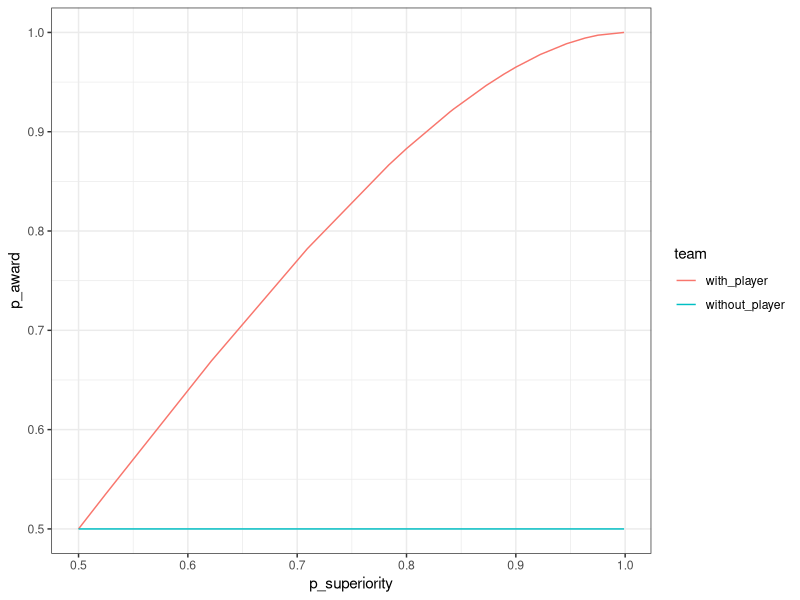
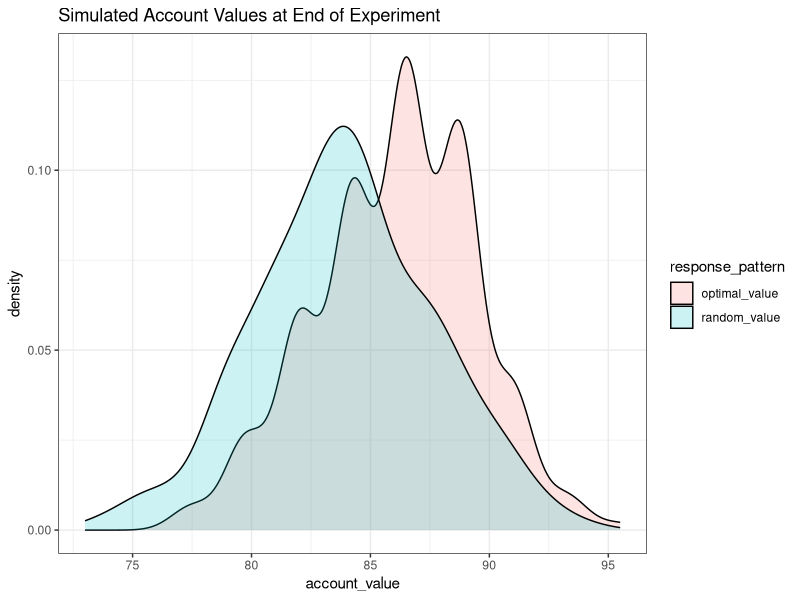
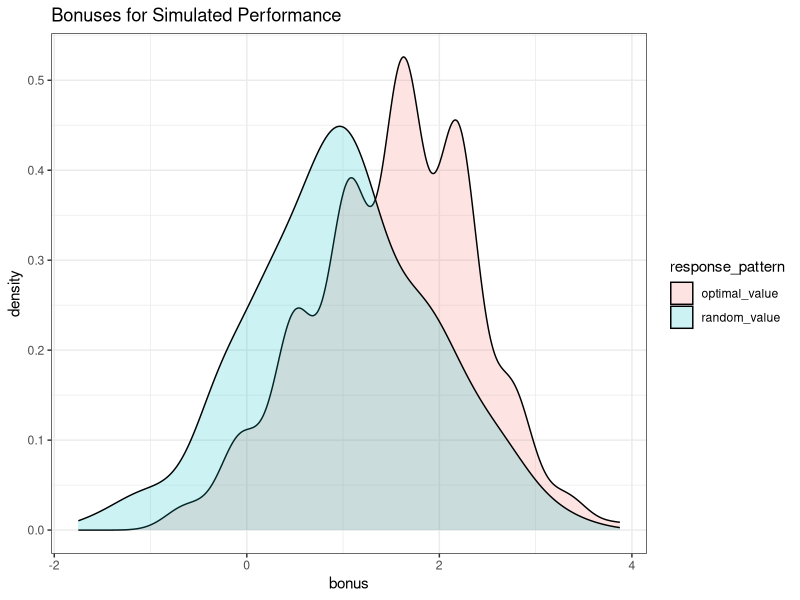

Write R code to recreate these figures, in order.
## ---- chunk 1
knitr::opts_chunk$set(echo = TRUE)
library(tidyverse)
library(modelr)
library(gganimate)
library(RColorBrewer)
## ---- chunk 2
# linear sampling of log odds for full span of ground truth probability of superiority between 0.525 and 0.975
n_trials.full_span <- 10
logodds.full_span <- seq(log(0.525 / (1 - 0.525)), log(0.975 / (1 - 0.975)), length.out = n_trials.full_span)

# linear sampling of log odds near the decision threshold (p_superiority == 0.87]) 
n_trials.near_threshold <- 4
logodds.near_threshold <- seq(log(0.8 / (1 - 0.8)), log(0.9 /(1 - 0.9)), length.out = n_trials.near_threshold)

# combine the sampling strategies and convert from log odds to probability of superiority
logodds <- sort(c(logodds.full_span, logodds.near_threshold))
p_superiority <- 1 / (1 + exp(-logodds))
n_trials <- length(p_superiority)

print(p_superiority)
## ---- chunk 3
# baseline probability of winning/keeping an award without the new player 
baseline <- c(.5) # previously c(.15, .5, 8.5)

# initialize data conditions dataframe
conds_df <- data.frame(
  "p_superiority" = rep(p_superiority, length(baseline)),
  "baseline" = sort(rep(baseline, length(p_superiority))),
  "threshold" = 100)

head(conds_df)
## ---- chunk 4
# create df containting rows for practice trials
prac_df <- data.frame(
  "p_superiority" = c(.999),
  "baseline" = c(.5),
  "threshold" = c(100))
# append to conditions dataframe
conds_df <- rbind(conds_df, prac_df)

head(prac_df)
## ---- chunk 5
# create df containting rows for mock trial in each condition
mock_df <- data_grid(conds_df, p_superiority = c(.5), baseline = c(.5), threshold = c(100))

# add to conds_df
conds_df <- rbind(conds_df, mock_df)

print(mock_df)
## ---- chunk 6
# add columns for the mean and standard deviation of the difference in the number of points for the team with vs without the new player
conds_df <- conds_df %>%
  mutate(sd_diff = 15, # std(with - without)
         mean_diff = sd_diff * qnorm(p_superiority)) # mean(with - without)

head(conds_df)
## ---- chunk 7
# double the length of the dataframe to add information per version of the team, creating a stimulus dataframe with a row per distribution to visualize
stim_df <- map_df(seq_len(2), ~conds_df)
stim_df$team <- as.factor(sort(rep(c("with_player","without_player"), length(stim_df$p_superiority) / 2)))

# add columns for the mean and standard deviation of points for each team and the probability of winning the award
stim_df <- stim_df %>%
  mutate(sd = sqrt(stim_df$sd_diff ^ 2 / 2), # assume equal and independent variances
        mean = if_else(team == "without_player", 
                       # team without the new player is at baseline
                       threshold - sd * qnorm(1 - baseline), 
                       # team with new player is at difference from baseline
                       threshold - sd * qnorm(1 - baseline) + mean_diff),
        p_award = pnorm((mean - threshold) / sd) # probability of exceeding threshold to win award
  )

# spread values per machine across columns to get back to a conditions dataframe one row per trial
conds_df <- stim_df %>% # explanation: https://kieranhealy.org/blog/archives/2018/11/06/spreading-multiple-values/
  gather(variable, value, -(p_superiority:team)) %>%
  unite(temp, team, variable) %>%
  spread(temp, value)

head(conds_df)
## ---- chunk 8
stim_df %>% ggplot(aes(x = p_superiority, y = p_award, color = team)) +
  geom_line() +
  theme_bw()
## ---- chunk 9
# ratio (K) of value of contract (X) over cost of intervention (C)
conds_df <- conds_df %>% mutate(K = 2.25)
## ---- chunk 10
# determine whether or not intervention is utility optimal on each trial
conds_df <- conds_df %>%
  mutate(should_intervene = (with_player_p_award - without_player_p_award) > (1 / K)) # decision rule
                                    
conds_df %>%
  summarise(intervene = sum(should_intervene), n_trials = n())
## ---- chunk 11
conds_df <- conds_df %>%
  mutate(p_sup_threshold = pnorm(sqrt(sd_diff ^ 2 / 2) / sd_diff * (qnorm((1 / K) + baseline) + qnorm(baseline))))

# unique(conds_df$p_sup_threshold)
conds_df %>%
  summarise(threshold = unique(p_sup_threshold))
## ---- chunk 12
# starting value depends on maximum possible loss (if they pay for the new machine every time and never gain\keep the contract)
conds_df <- conds_df %>% mutate(starting_account_value = (2 * n_trials + 2) * K)

conds_df %>% group_by(K, starting_account_value) %>% summarise()
## ---- chunk 13
# set up for simulation
n_iter <- 500
simulation_df <- NULL

# generate outcome, whether award is won/kept or not
outcome <- function(intervene, p_with, p_without) {
  if (intervene) {
    return(runif(1) <= p_with)
  } else {
    return(runif(1) <= p_without)
  }
}

for (i in 1:n_iter) {
  temp <- conds_df %>% 
    mutate(
      # generate payoff for random guess 
      random_guess = as.logical(rbinom(n(), 1, 0.5)),
      random_outcome = as.logical(pmap(list(random_guess, with_player_p_award, without_player_p_award), outcome)),
      random_payoff = if_else(random_outcome,
                              K - random_guess,
                              as.numeric(-random_guess)),
      random_correct = (random_guess == should_intervene),
      # generate payoff for optimal guess
      optimal_outcome = as.logical(pmap(list(should_intervene, with_player_p_award, without_player_p_award), outcome)),
      optimal_payoff = if_else(optimal_outcome,
                               K - should_intervene,
                               as.numeric(-should_intervene)),
      optimal_correct = TRUE
    ) %>%
    summarise(
      iter = i,
      random_value = mean(starting_account_value) + sum(random_payoff),
      random_correct = sum(random_correct),
      optimal_value = mean(starting_account_value) + sum(optimal_payoff),
      optimal_correct = sum(optimal_correct)
    )
  simulation_df = rbind(simulation_df, temp)
}

head(simulation_df)
## ---- chunk 14
simulation_df %>%
  select(iter, random_value, optimal_value) %>%
  gather(response_pattern, account_value, -iter) %>%
  ggplot(aes(x = account_value, fill = response_pattern)) +
  geom_density(alpha = 0.2) +
  theme_bw() +
  labs(
    title = "Simulated Account Values at End of Experiment"
  )
## ---- chunk 15
# set exchange rate and cutoff
cutoff <- 80
exchange <- 0.25

simulation_df %>%
  select(iter, random_value, optimal_value) %>%
  gather(response_pattern, account_value, -iter) %>%
  mutate(bonus = (account_value - cutoff) * exchange) %>%
  ggplot(aes(x = bonus, fill = response_pattern)) +
  geom_density(alpha = 0.2) +
  theme_bw() +
  labs(
    title = "Bonuses for Simulated Performance"
  )
